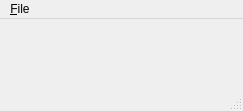
<?xml version="1.0" encoding="UTF-8"?>
<ui version="4.0">
 <class>MainWindow</class>
 <widget class="QMainWindow" name="MainWindow">
  <property name="geometry">
   <rect>
    <x>0</x>
    <y>0</y>
    <width>243</width>
    <height>111</height>
   </rect>
  </property>
  <property name="windowTitle">
   <string>Hello, World!</string>
  </property>
  <widget class="QWidget" name="centralWidget">
   <layout class="QGridLayout" name="gridLayout">
    <item row="1" column="0">
     <widget class="QLabel" name="label">
      <property name="text">
       <string/>
      </property>
      <property name="pixmap">
       <!-- <pixmap resource="resources.qrc">:/resources/helloworld-transparent.png</pixmap> -->
       <pixmap resource="resources.qrc">:/resources/Images/helloworld-transparent.png</pixmap>
      </property>
      <property name="alignment">
       <set>Qt::AlignCenter</set>
      </property>
     </widget>
    </item>
   </layout>
  </widget>
  <widget class="QMenuBar" name="menuBar">
   <property name="geometry">
    <rect>
     <x>0</x>
     <y>0</y>
     <width>243</width>
     <height>21</height>
    </rect>
   </property>
   <widget class="QMenu" name="menuFile">
    <property name="title">
     <string>&amp;File</string>
    </property>
    <addaction name="actionExit"/>
   </widget>
   <addaction name="menuFile"/>
  </widget>
  <widget class="QStatusBar" name="statusBar"/>
  <action name="actionExit">
   <property name="text">
    <string>E&amp;xit</string>
   </property>
  </action>
 </widget>
 <layoutdefault spacing="6" margin="11"/>
 <resources>
  <include location="resources.qrc"/>
 </resources>
 <connections/>
</ui>
